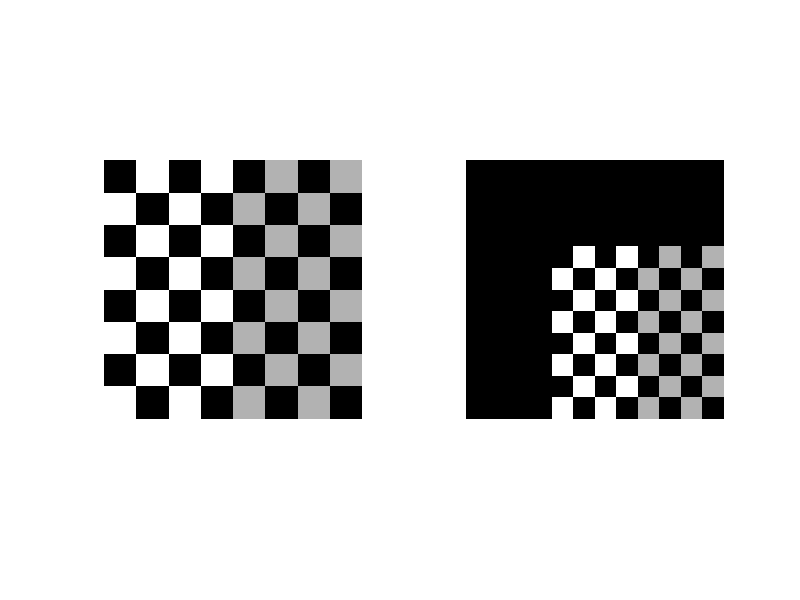

Source code (MATLAB):
clc; clear; close all

cb = checkerboard;
xform = [1  0   0
         0  1   0
         40 40  1];
tform_translate = maketform('affine', xform);
cb_trans2 = imtransform(cb, tform_translate, ...
                        'XData', [1 (size(cb, 2)+xform(3, 1))], ...
                        'YData', [1 (size(cb, 1)+xform(3, 2))]);
subplot(121); imshow(cb)
subplot(122); imshow(cb_trans2)